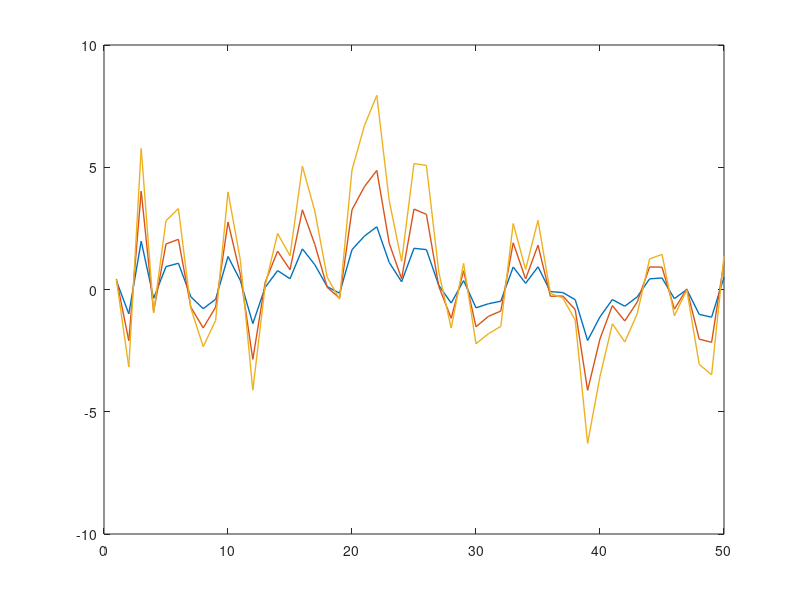
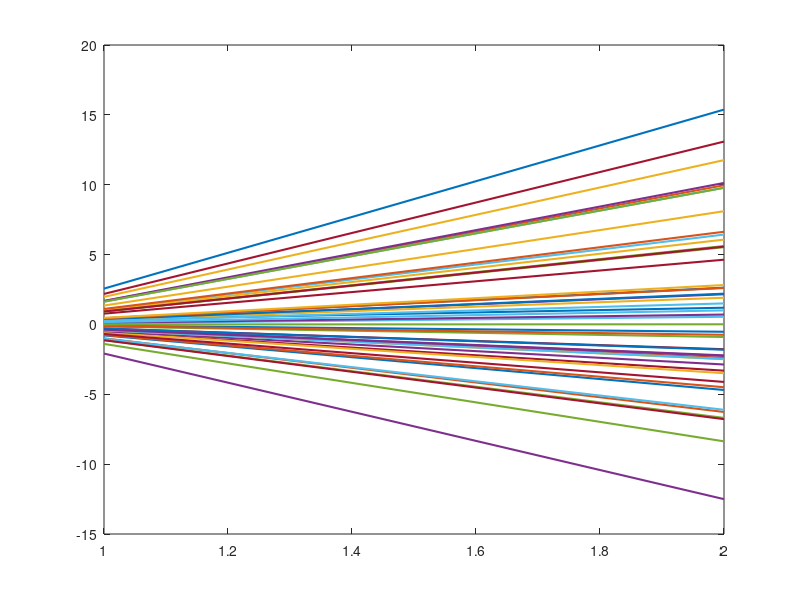

Source code (MATLAB) for these figures, in order:
clear
clc
close all
%definisco l'ordine del sistema
n=3;
%definisco la matrice dinamica A
A=[0.3 0 0; 0 0.25 0;0 0 0.33];
%calcolo gli autovalori
autovalori_A=eig(A);
%definisco le matrici di ingresso e uscita B e C
B=[1 2 3]'; % se è SISO B[1 0 0]' e C[1 1 1];
C=[1 0 0; 1 1 1];
%definisco il tempo di simulazione
T=50;
%preallocazione dello stato
x=zeros(n,T);
%condizione iniziale
x=rand(n,1);

for k=1:T-1
    x(:,k+1)=A*x(:,k)+B*randn(1);
    y(:,k)=C*x(:,k);
end

%grafico
figure(1)
plot(x','LineWidth',1)
figure(2)
plot(y,'LineWidth',1.5)
